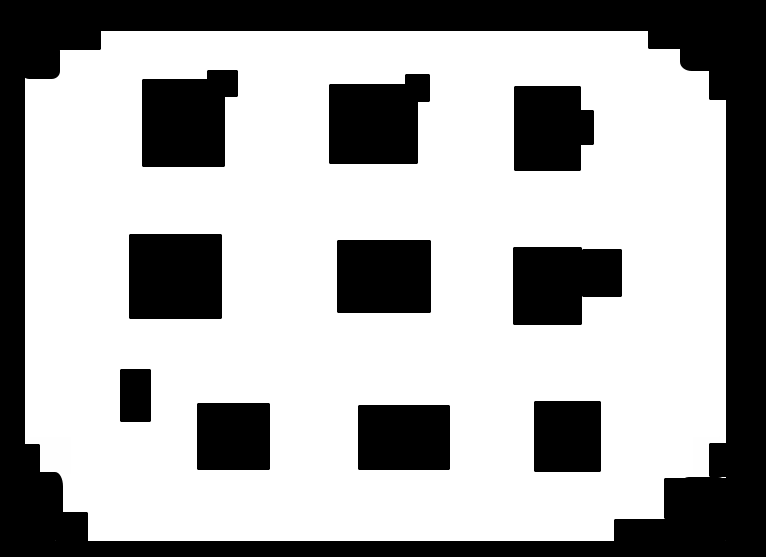
#> input picture project/submissions/data/circuit.png, 766 x 557 px, found by its file name
$ jupyter execute --allow-errors 'Attempt1_filesubmission_Copy of collision_checking.ipynb'   (shell and % lines are left out)
#> lines starting #> are read from the running program, lines starting #| are printed output that depends on the picture; long printed decimals are rounded
Create a file called ref_trajectory.py. Copy the functions from week3 that enabled you to generate a trajectory given a sequence of straight/ turn commands

[cell 1]
import numpy as np
import matplotlib.pyplot as plt
from PIL import Image
import cv2
from ref_trajectory_2 import generate_trajectory as traj

We will look at 2 ways to make a grid

(a) Load an existing circuit (Use MS paint or anything else)

(b) Make a custom grid

Remember grid resolution is the key parameter to go from grid co-ordinates to world co-ordinates. What is the value of 1 pixel?

[cell 2]
grid_res = 0.05
image = Image.open('./circuit.png').convert("LA") # open the test circuit
#> image is the input picture: PIL image 766x557 LA; mean R, G, B, A 168.5, 168.5, 168.5, 255
grid_data = np.asarray(image)[:,:,0]/255
print(grid_data[40,100])
#| 0.0


#find the shape
grid_shape =grid_data.shape
#> grid_shape = (557, 766)
print(grid_shape)
#| (557, 766)
#find the real-world extents of the grid: opposite vertices of the rectangle
x1, y1 = 0, 0
#use shape and grid_res to calculate the top-right vertex
x2, y2 = grid_shape[0]*grid_res,grid_shape[1]*grid_res
#> x2 = 27.85; y2 = 38.3
print(x2,y2)
#| 27.85 38.300

#display the image using imshow()
#pay attention to the keywords origin, cmap and extent
#Default origin is top-left, but we should use 'lower'
#how should grid_data be transformed
plt.figure()

#complete
plt.imshow(grid_data,extent=[x1,x2,y1,y2],cmap=plt.cm.gray)

plt.show()

[cell 3]
#custom grid
#choose resolution and dimensions
grid_res = 0.05
grid_span = 50 # square circuit dimensions in m

#calculate grid_shape from grid
# dimensions have to be integers
grid_shape = (int(grid_span/grid_res),int(grid_span/grid_res))
print(grid_shape)
#Initialize
grid_data = np.zeros(grid_shape)

#Create rectangular obstacles in world co-ordinates
#xmin, xmax, ymin, ymax
obstacles = np.array([[25, 26, 10, 40],
                       [8, 10, 11, 18]])
for obs in obstacles:
    #calculate obstacles extent in pixel coords
    xmin, xmax, ymin, ymax =(obs/grid_res).astype('int')
    # mark them as occupied
    grid_data[xmin:xmax,ymin:ymax] = 1

#calculate the extents
x1, y1 = 0, 0
x2, y2 =grid_span,grid_span

#imshow() from prior cell
plt.figure()
plt.imshow(1-grid_data.T,origin='lower',cmap=plt.cm.gray,extent=[x1,x2,y1,y2])
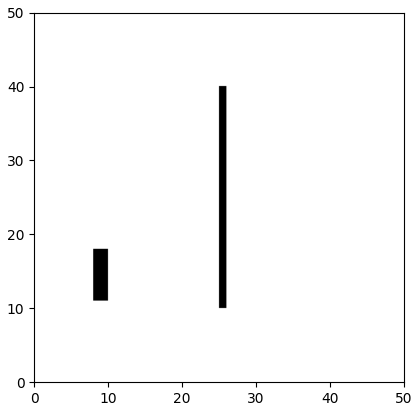
#> figure drawn by matplotlib, 1 panel

Plot the reference trajectory on the grid environment

[cell 4]
#pick a suitable starting pose
start_pose = np.array([2, 6, np.pi/2])
#we will use same route as before
route = [("straight", 5),("turn", -90),("straight", 6),("turn", 90)]

#calculate ref_path from traj()
# we want it to be numpy array of dimensions (N, 3)
#> (the rest of this cell did not finish here and is left out)

Let us now use circle approximation to perform collision checking. We will use w=0.8, l=1.2m as mule dimensions. Calculate the 4 vertices of the mule

Circle parameters are offset and radii

You would have to plot the mule rectangle and 3 circles

[cell 5]
w=0.8
l=1.2
mule_extents = np.array([[-w/2,-l/2],
                         [w/2,-l/2],
                         [w/2,l/2],
                         [-w/2,l/2],
                        [-w/2,-l/2]])
print(mule_extents)
r =0.5
l =0.4
circles = [(0, 0, r), (0, l, r), (0, -l, r)]
#plot rectangle or just the 4 vertices
plt.plot(mule_extents[:,0],mule_extents[:,1])
ax=plt.gca()
for x,y, rad in circles:
    #plot circle
    ax.add_patch(plt.Circle([x,y],rad,fill=False))
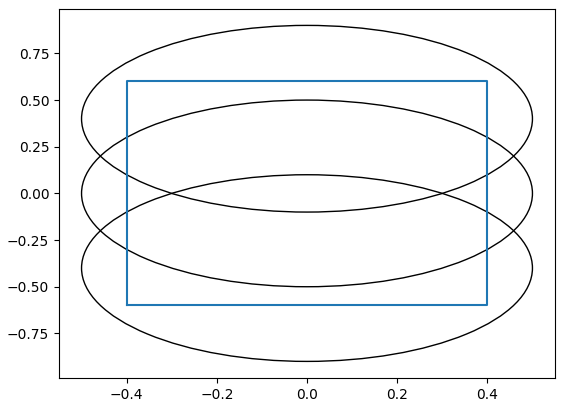
#> figure drawn by matplotlib, 1 panel
